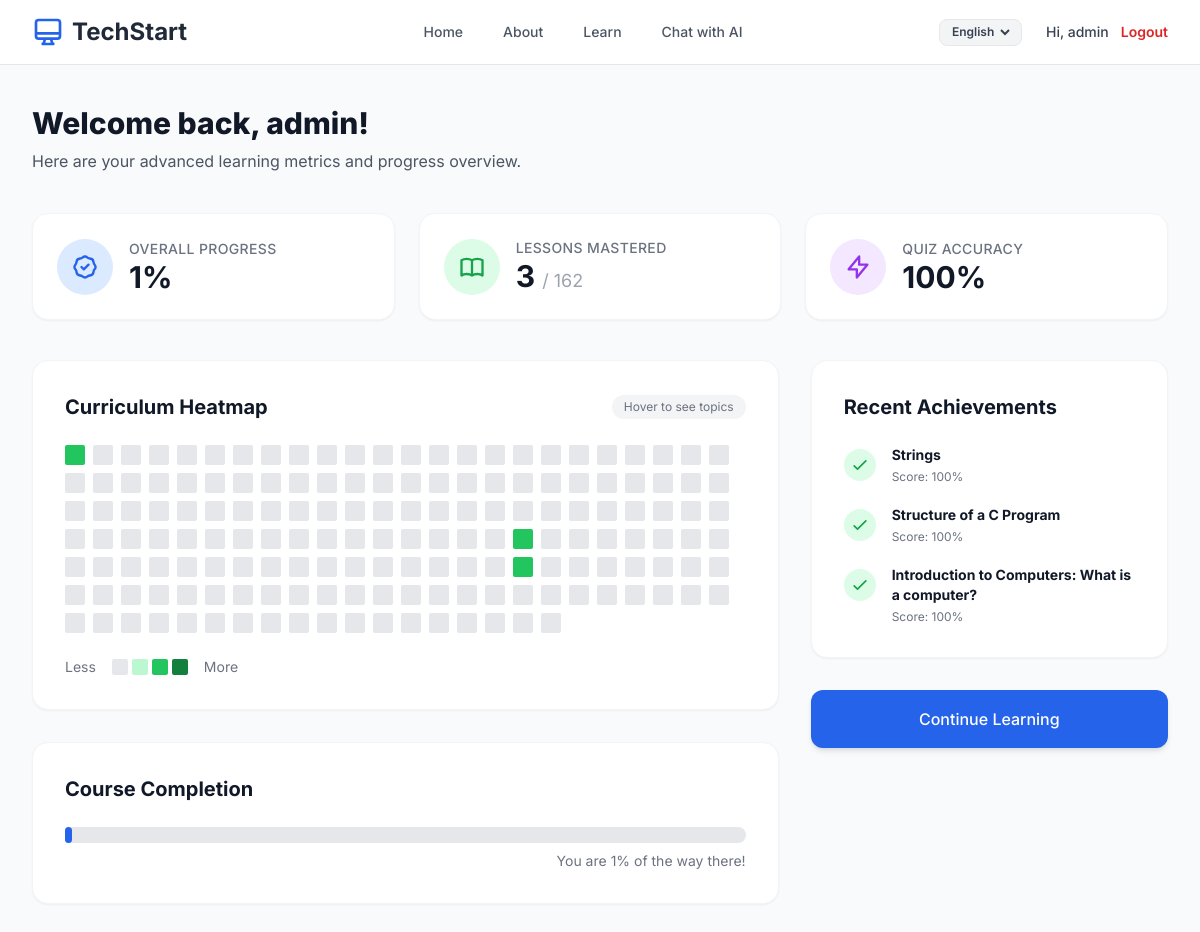
The page /dashboard/ (signed in) on the database its author committed.
### learning/models.py (models this page shows, shortened)
class Topic(models.Model):
    module = models.ForeignKey(Module, on_delete=models.CASCADE, related_name='topics')
    name = models.CharField(max_length=200)
    order = models.PositiveIntegerField(default=0)
    svg_path = models.TextField(help_text="Paste SVG path D attribute here")
    color_class = models.CharField(max_length=50, default="bg-blue-500", help_text="Tailwind bg color")
    content_summary = models.TextField(help_text="A brief summary of the topic for the SLM context")
    class Meta:
        ordering = ['order']

class UserProgress(models.Model):
    user = models.ForeignKey(User, on_delete=models.CASCADE)
    topic = models.ForeignKey(Topic, on_delete=models.CASCADE)
    completed = models.BooleanField(default=False)
    quiz_score = models.IntegerField(default=0)
    last_accessed = models.DateTimeField(auto_now=True)
    class Meta:
        unique_together = ('user', 'topic')

### TechStart/views.py (the view)
# urls.py: path('dashboard/', dashboard_view, name='dashboard'),
@login_required
def dashboard_view(request):
    all_topics = Topic.objects.all().order_by('module__path', 'module', 'order')
    total_topics = all_topics.count()
    user_progress = UserProgress.objects.filter(user=request.user, completed=True)
    completed_count = user_progress.count()
    completed_topic_ids = list(user_progress.values_list('topic_id', flat=True))
    completion_percentage = 0
    if total_topics > 0:
        completion_percentage = int((completed_count / total_topics) * 100)
    avg_score_data = user_progress.aggregate(Avg('quiz_score'))
    avg_score = avg_score_data['quiz_score__avg']
    avg_score = int(avg_score) if avg_score else 0
    recent_progress = user_progress.select_related('topic').order_by('-id')[:5]
    context = {
        'total_topics': total_topics,
        'completed_count': completed_count,
        'completion_percentage': completion_percentage,
        'avg_score': avg_score,
        'all_topics': all_topics,
        'completed_topic_ids': completed_topic_ids,
        'recent_progress': recent_progress,
    }
    return render(request, 'dashboard.html', context)

### learning/context_processors.py (called while the page is built)
def language_content(request):
    lang = 'English'
    if request.user.is_authenticated:
        try:
            lang = request.user.profile.preferred_language
        except:
            pass
    return {'text': CONTENT.get(lang, CONTENT['English'])}

### templates/dashboard.html (shortened to what this page needs)
{% extends 'base.html' %}
{% block content %}
<div class="min-h-screen bg-gray-50 py-10 px-4 sm:px-6 lg:px-8 fade-in">
    <div class="max-w-6xl mx-auto">
        <div class="mb-10">
            <h1 class="text-3xl font-extrabold text-gray-900">Welcome back, {{ user.username }}!</h1>
            <p class="mt-2 text-gray-600">Here are your advanced learning metrics and progress overview.</p>
        </div>
        <div class="grid grid-cols-1 md:grid-cols-3 gap-6 mb-10">
            <div class="bg-white rounded-2xl shadow-sm border border-gray-100 p-6 flex items-center">
                <div class="w-14 h-14 rounded-full bg-blue-100 flex items-center justify-center text-blue-600 mr-4">
                </div>
                <div>
                    <p class="text-sm font-medium text-gray-500 uppercase tracking-wide">Overall Progress</p>
                    <p class="text-3xl font-bold text-gray-900">{{ completion_percentage }}%</p>
                </div>
            </div>
            <div class="bg-white rounded-2xl shadow-sm border border-gray-100 p-6 flex items-center">
                <div class="w-14 h-14 rounded-full bg-green-100 flex items-center justify-center text-green-600 mr-4">
                </div>
                <div>
                    <p class="text-sm font-medium text-gray-500 uppercase tracking-wide">Lessons Mastered</p>
                    <p class="text-3xl font-bold text-gray-900">{{ completed_count }} <span class="text-lg text-gray-400 font-normal">/ {{ total_topics }}</span></p>
                </div>
            </div>
            <div class="bg-white rounded-2xl shadow-sm border border-gray-100 p-6 flex items-center">
                <div class="w-14 h-14 rounded-full bg-purple-100 flex items-center justify-center text-purple-600 mr-4">
                    <svg class="w-7 h-7" fill="none" stroke="currentColor" viewBox="0 0 24 24"><path stroke-linecap="round" stroke-linejoin="round" stroke-width="2" d="M13 10V3L4 14h7v7l9-11h-7z"></path></svg>
                </div>
                <div>
                    <p class="text-sm font-medium text-gray-500 uppercase tracking-wide">Quiz Accuracy</p>
                    <p class="text-3xl font-bold text-gray-900">{{ avg_score }}%</p>
                </div>
            </div>
        </div>
        <div class="grid grid-cols-1 lg:grid-cols-3 gap-8">
            <div class="lg:col-span-2 space-y-8">
                <div class="bg-white rounded-2xl shadow-sm border border-gray-100 p-8">
                    <div class="flex justify-between items-center mb-6">
                        <h2 class="text-xl font-bold text-gray-900">Curriculum Heatmap</h2>
                        <span class="text-xs text-gray-500 bg-gray-100 px-3 py-1 rounded-full">Hover to see topics</span>
                    </div>
                    <div class="flex flex-wrap gap-2">
                        {% for topic in all_topics %}
                            {% if topic.id in completed_topic_ids %}
                                <div class="w-5 h-5 rounded-sm bg-green-500 hover:bg-green-600 transition-colors cursor-pointer" title="Mastered: {{ topic.name }}"></div>
                            {% else %}
                                <div class="w-5 h-5 rounded-sm bg-gray-200 hover:bg-gray-300 transition-colors cursor-pointer" title="Locked: {{ topic.name }}"></div>
                            {% endif %}
                        {% endfor %}
                    </div>
                    <div class="mt-6 flex items-center gap-4 text-sm text-gray-500">
                        <span>Less</span>
                        <div class="flex gap-1">
                            <div class="w-4 h-4 rounded-sm bg-gray-200"></div>
                            <div class="w-4 h-4 rounded-sm bg-green-200"></div>
                            <div class="w-4 h-4 rounded-sm bg-green-500"></div>
                            <div class="w-4 h-4 rounded-sm bg-green-700"></div>
                        </div>
                        <span>More</span>
                    </div>
                </div>
                <div class="bg-white rounded-2xl shadow-sm border border-gray-100 p-8">
                    <h2 class="text-xl font-bold text-gray-900 mb-6">Course Completion</h2>
                    <div class="w-full bg-gray-200 rounded-full h-4 mb-2">
                        <div class="bg-blue-600 h-4 rounded-full transition-all duration-1000 ease-out" style="width: {{ completion_percentage }}%"></div>
                    </div>
                    <p class="text-sm text-gray-500 text-right">You are {{ completion_percentage }}% of the way there!</p>
                </div>
            </div>
            <div class="space-y-8">
                <div class="bg-white rounded-2xl shadow-sm border border-gray-100 p-8">
                    <h2 class="text-xl font-bold text-gray-900 mb-6">Recent Achievements</h2>
                    {% if recent_progress %}
                        <div class="space-y-5">
                            {% for progress in recent_progress %}
                                <div class="flex items-start">
                                    <div class="flex-shrink-0 w-8 h-8 rounded-full bg-green-100 flex items-center justify-center mt-1">
                                        <svg class="w-5 h-5 text-green-600" fill="none" stroke="currentColor" viewBox="0 0 24 24"><path stroke-linecap="round" stroke-linejoin="round" stroke-width="2" d="M5 13l4 4L19 7"></path></svg>
                                    </div>
                                    <div class="ml-4">
                                        <p class="text-sm font-bold text-gray-900">{{ progress.topic.name }}</p>
                                        <p class="text-xs text-gray-500 mt-1">Score: {{ progress.quiz_score }}%</p>
                                    </div>
                                </div>
                            {% endfor %}
                        </div>
                    {% else %}
                        <p class="text-gray-500 text-sm italic">You haven't completed any topics yet. Start learning to earn badges!</p>
                    {% endif %}
                </div>
                <a href="{% url 'path_selection' %}" class="block w-full text-center px-6 py-4 border border-transparent text-base font-medium rounded-xl text-white bg-blue-600 hover:bg-blue-700 shadow-md transition-colors">
                    Continue Learning
                </a>
            </div>
        </div>
    </div>
</div>
{% endblock %}

### templates/base.html (shortened to what this page needs)
<!DOCTYPE html>
<html lang="en">
<head>
    <script src="https://cdn.tailwindcss.com"></script>
</head>
<body class="bg-white">
    <nav class="bg-white/80 backdrop-blur-md sticky top-0 left-0 right-0 z-50 border-b border-gray-200">
        <div class="max-w-7xl mx-auto px-4 sm:px-6 lg:px-8">
            <div class="flex items-center justify-between h-16">
                <div class="flex items-center">
                    <a href="{% url 'home' %}" class="flex-shrink-0 flex items-center gap-2">
                        <svg class="w-8 h-8 text-blue-600" fill="none" stroke="currentColor" viewBox="0 0 24 24" xmlns="http://www.w3.org/2000/svg"><path stroke-linecap="round" stroke-linejoin="round" stroke-width="2" d="M9.75 17L9 20l-1 1h8l-1-1-.75-3M3 13h18M5 17h14a2 2 0 002-2V5a2 2 0 00-2-2H5a2 2 0 00-2 2v10a2 2 0 002 2z"></path></svg>
                        <span class="text-2xl font-bold text-gray-800">TechStart</span>
                    </a>
                </div>
                <div class="hidden md:block">
                    <div class="ml-10 flex items-baseline space-x-4">
                        <a href="{% url 'home' %}" class="text-gray-600 hover:text-blue-600 px-3 py-2 rounded-md text-sm font-medium">Home</a>
                        <a href="{% url 'about' %}" class="text-gray-600 hover:text-blue-600 px-3 py-2 rounded-md text-sm font-medium transition-colors">About</a>
                        <a href="{% url 'path_selection' %}"
                           class="text-gray-600 hover:text-blue-600 px-3 py-2 rounded-md text-sm font-medium"
                           {% if not user.is_authenticated %}onclick="event.preventDefault(); toggleLoginModal();"{% endif %}>
                           Learn
                        </a>
                        <a href="{% url 'chat' %}"
                           class="text-gray-600 hover:text-blue-600 px-3 py-2 rounded-md text-sm font-medium"
                           {% if not user.is_authenticated %}onclick="event.preventDefault(); toggleLoginModal();"{% endif %}>
                           Chat with AI
                        </a>
                    </div>
                </div>
                <div class="flex items-center gap-4">
                    {% if user.is_authenticated %}
                        <div class="flex items-center gap-6">
                            <form action="{% url 'set_language' %}" method="post" class="flex items-center bg-gray-100 rounded-lg px-2 py-1 border border-gray-200">
                                <select name="language" onchange="this.form.submit()" class="bg-transparent text-xs font-semibold text-gray-700 focus:outline-none cursor-pointer">
                                    <option value="English" {% if user.profile.preferred_language == 'English' %}selected{% endif %}>English</option>
                                </select>
                            </form>
                            <div class="flex items-center gap-3">
                                <span class="text-sm font-medium text-gray-700">Hi, {{ user.first_name|default:user.username }}</span>
                                <a href="{% url 'account_logout' %}" class="text-sm font-semibold text-red-600 hover:text-red-700">Logout</a>
                            </div>
                        </div>
                    {% else %}
                        {% load socialaccount %}
                    {% endif %}
                </div>
            </div>
        </div>
    </nav>
    <main>
        {% block content %}{% endblock %}
    </main>
                        {% load socialaccount %}
</body>
</html>

### templates/base.html (style rules this page uses)
body { font-family: 'Inter', sans-serif; }
.fade-in { animation: fadeIn 0.5s ease-in-out; }

### rows shown on the page
UserProgress: topic.name "Strings", quiz_score "100"
UserProgress: topic.name "Structure of a C Program", quiz_score "100"
UserProgress: topic.name "Introduction to Computers: What is a computer?", quiz_score "100"

### other values the page prints
{{ user.first_name|default:user.username }} "admin"
{{ user.username }} "admin"
{{ completion_percentage }} "1"
{{ completed_count }} "3"
{{ total_topics }} "162"
{{ avg_score }} "100"
